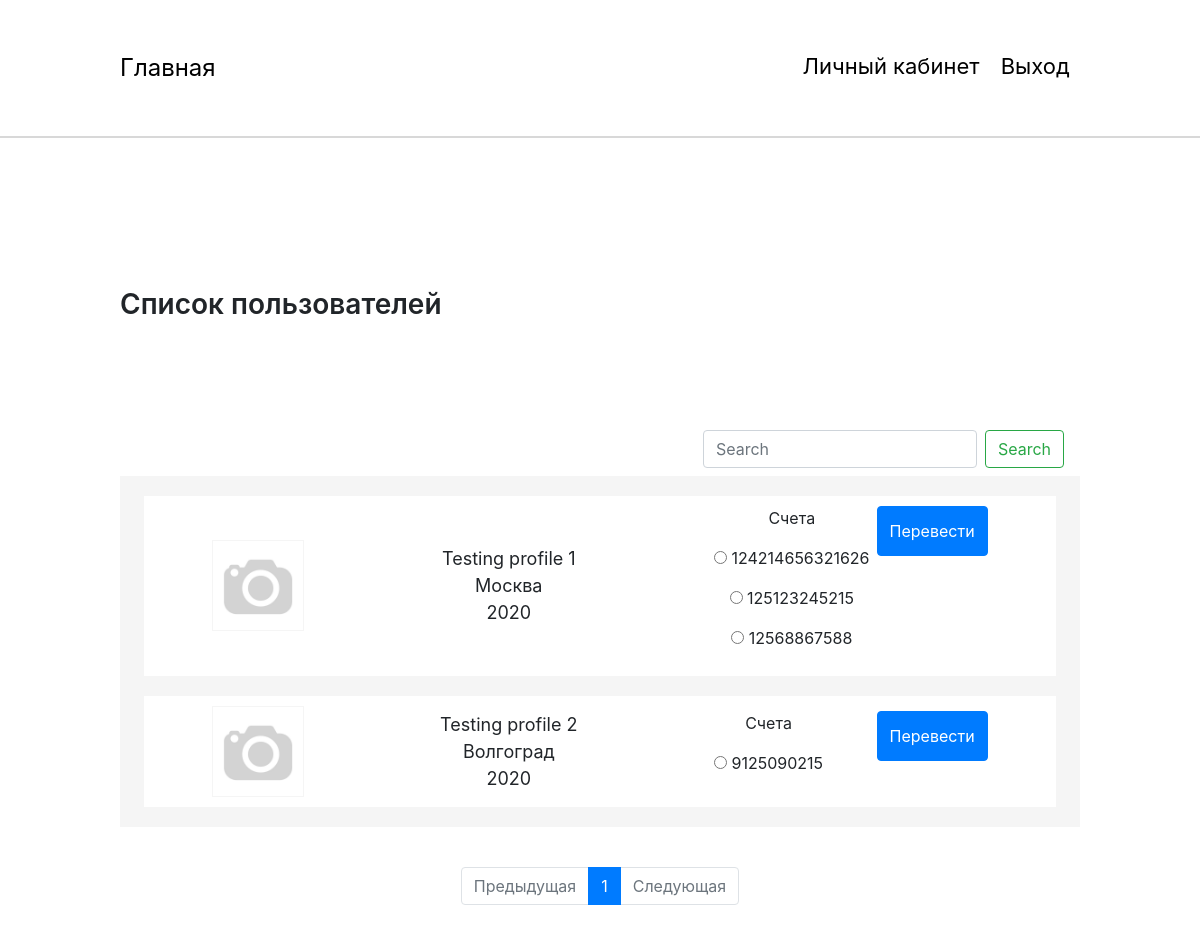
The page /home/ (signed in) on the database its author committed.
### home/models.py (models this page shows, shortened)
class Person(models.Model):
    full_name = models.CharField(max_length=150, db_index=True, verbose_name="Полное имя")
    user = models.OneToOneField(settings.AUTH_USER_MODEL, null=True, blank=True, on_delete=models.CASCADE,
                                db_index=True, verbose_name="Информация о ползьзователе")
    date = models.DateField(blank=True, auto_now_add=False, verbose_name="Дата рождения")
    phone = models.CharField(max_length=15, null=True, blank=True, verbose_name="Телефон")
    email = models.CharField(max_length=50, db_index=True, verbose_name="Электронная почта")
    photo = models.ImageField(upload_to='Image', default="/Image/no_person.jpg", verbose_name="Фотография")
    city = models.CharField(max_length=50, blank=True, verbose_name="Город")
    adress = models.CharField(max_length=150, blank=True, verbose_name="Адресс")

class Score(models.Model):
    title = models.CharField(max_length=100, db_index=True, verbose_name="Название")
    slug = models.SlugField(max_length=150, blank=True, unique=True)
    number = models.CharField(max_length=50, unique=True, verbose_name="Номер счета")
    money = models.PositiveIntegerField(default=0, verbose_name="Сумма")
    person_score = models.ForeignKey(Person, on_delete=models.CASCADE, verbose_name="Владелец")
    end_date = models.DateField(blank=True, auto_now_add=False, verbose_name="Дата окончания")
    currency = models.CharField(max_length=30, verbose_name="Валюта")
    bank = models.CharField(max_length=100, verbose_name="Банк")
    bic = models.CharField(max_length=50, verbose_name="БИК")
    inn = models.CharField(max_length=50, verbose_name="ИНН")
    kpp = models.CharField(max_length=50, verbose_name="КПП")

### home/views.py (the view)
# urls.py: path('', List_persons.as_view(), name='home_page_url'),
class List_persons(View):
    def get(self, request):
        current_url = request.get_full_path()
        scores = Score.objects.all()
        search_query = request.GET.get('search')
        if search_query:
            persons = Person.objects.filter(
                (Q(full_name__contains=search_query) | Q(city__contains=search_query)) & ~Q(user_id=request.user.id))
        else:
            persons = Person.objects.exclude(user_id=request.user.id)
        paginator = Paginator(persons, 5)
        page_number = request.GET.get('page', current_url)
        page = paginator.get_page(page_number)
        if page.has_previous():
            prev_url = "?page={}".format(page.previous_page_number())
        else:
            prev_url = ''
        if page.has_next():
            next_url = "?page={}".format(page.next_page_number())
        else:
            next_url = ''
        context = {
            'persons': page,
            'scores': scores,
            'current_url': current_url,
            'prev_url': prev_url,
            'next_url': next_url
        }
        return render(request, 'home/home.html', context=context)

### home/templates/home/home.html (shortened to what this page needs)
{% extends 'base.html' %}
{% load static %}
{% block link_style %}
    <link rel="stylesheet" href="{% static 'css/home.css' %}">
{% endblock %}
{% block main %}
    <section class="main">
        <div class="wrap">
            <h2>Список пользователей</h2>
            <div class="search">
                <nav class="navbar navbar-light bg-transparent justify-content-end">
                    <form class="form-inline" action="{% url 'home_page_url' %}">
                        <input class="form-control mr-sm-2" type="search" placeholder="Search" aria-label="Search"
                               name='search'>
                        <button class="btn btn-outline-success my-2 my-sm-0" type="submit">Search</button>
                    </form>
                </nav>
            </div>
            <div class="list-users">
                {% for person in persons.object_list %}
                    <div class="item-list">
                        <div class="block-image">
                            <img src="/media/{{ person.photo }}" alt="#">
                        </div>
                        <div class="info-user">
                            {{ person.full_name }} <br>
                            {{ person.city }}<br>
                            {{ person.date|date:"Y" }}
                        </div>
                        <div class="score_user">
                            <form action="{% url 'transaction_create_url' %}" method="get">
                                <div class="score-wrap">
                                    <p>Счета</p>
                                    {% for score in scores %}
                                        {% if score.person_score.id == person.id %}
                                            <p><input type="radio"  name="deposit_score"
                                                      value="{{ score.number }}"> {{ score.number }}
                                            </p>
                                        {% endif %}
                                    {% endfor %}
                                </div>
                                <button type="submit" class="btn btn-primary"
                                        {% if not request.user.is_authenticated %}disabled{% endif %}>Перевести
                                </button>
                            </form>
                        </div>
                    </div>
                {% endfor %}
            </div>
            <div class="pagination">
                <nav>
                    <ul class="pagination justify-content-center">
                        <li class="page-item {% if not prev_url %}disabled{% endif %}">
                            <a class="page-link" href="{{ prev_url }}" tabindex="-1" aria-disabled="true">Предыдущая</a>
                        </li>
                        {% for n in persons.paginator.page_range %}
                            <li class="page-item {% if persons.number == n %}active{% endif %}">
                                <a class="page-link" href="?page={{ n }}">{{ n }}</a>
                            </li>
                        {% endfor %}
                        <li class="page-item {% if not next_url %}disabled{% endif %}">
                            <a class="page-link" href="{{ next_url }}">Следующая</a>
                        </li>
                    </ul>
                </nav>
            </div>
        </div>
    </section>
{% endblock %}

### static/css/home.css (style rules this page uses)
* { padding: 0; margin: 0; -webkit-box-sizing: border-box; box-sizing: border-box; }
a { text-decoration: none; color: #000; }
.wrap { width: 80%; margin: 0 auto; }
.main { padding: 150px 0 100px 0; width: 100%; }
.main h2 { font-size: 28px; font-weight: 600; }
.main .search { margin-top: 100px; }
.main .list-users { width: 100%; display: -webkit-box; display: -ms-flexbox; display: flex; -webkit-box-orient: vertical; -webkit-box-direction: normal; -ms-flex-direction: column; flex-direction: column; -webkit-box-align: center; -ms-flex-align: center; align-items: center; padding: 0 0 20px 0; background-color: #f5f5f5; }
.main .list-users .item-list { width: 95%; margin: 0 auto; display: -webkit-box; display: -ms-flexbox; display: flex; -webkit-box-pack: space-evenly; -ms-flex-pack: space-evenly; justify-content: space-evenly; -webkit-box-align: center; -ms-flex-align: center; align-items: center; background-color: #fff; margin-top: 20px; padding: 10px 0 10px; }
.main .list-users .item-list .block-image { width: 10%; border: 1px solid #f5f5f5; overflow: hidden; }
.main .list-users .item-list .block-image img { max-width: 100%; -webkit-transition-duration: 1s; transition-duration: 1s; min-width: 50px; }
.main .list-users .item-list .info-user { height: 100%; padding: 5px; text-align: center; font-size: 18px; width: 30%; }
.main .list-users .item-list .score_user { text-align: center; width: 30%; }
.main .pagination { -webkit-box-pack: center; -ms-flex-pack: center; justify-content: center; margin-top: 20px; }
.score_user form { width: 100%; display: flex; justify-content: space-between; }
.score_user button { max-height: 50px; }

### rows shown on the page
Person: photo (picture), full_name "Testing profile 1", city "Москва", date "2020"
Score: number "124214656321626"
Score: number "125123245215"
Score: number "12568867588"
Person: photo (picture), full_name "Testing profile 2", city "Волгоград", date "2020"
Score: number "9125090215"

### other values the page prints
{{ n }} "1"
